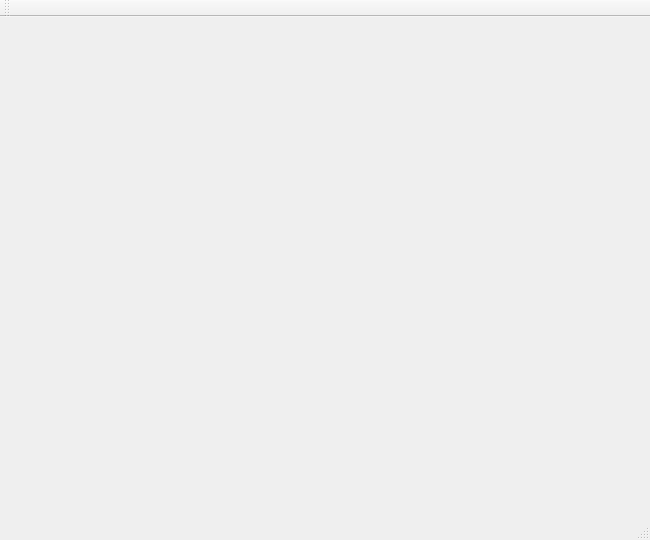
<?xml version="1.0" encoding="UTF-8"?>
<ui version="4.0">
 <class>MainWindow</class>
 <widget class="QMainWindow" name="MainWindow">
  <property name="geometry">
   <rect>
    <x>0</x>
    <y>0</y>
    <width>650</width>
    <height>540</height>
   </rect>
  </property>
  <property name="minimumSize">
   <size>
    <width>650</width>
    <height>540</height>
   </size>
  </property>
  <property name="windowTitle">
   <string>MainWindow</string>
  </property>
  <widget class="QWidget" name="centralWidget"/>
  <widget class="QMenuBar" name="menuBar">
   <property name="geometry">
    <rect>
     <x>0</x>
     <y>0</y>
     <width>650</width>
     <height>21</height>
    </rect>
   </property>
  </widget>
  <widget class="QToolBar" name="mainToolBar">
   <attribute name="toolBarArea">
    <enum>TopToolBarArea</enum>
   </attribute>
   <attribute name="toolBarBreak">
    <bool>false</bool>
   </attribute>
  </widget>
  <widget class="QStatusBar" name="statusBar"/>
 </widget>
 <layoutdefault spacing="6" margin="11"/>
 <resources/>
 <connections/>
</ui>
